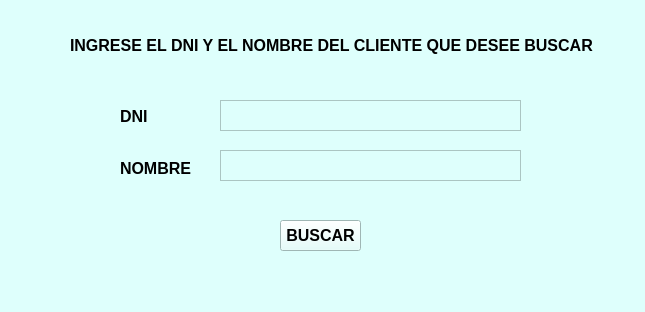
<?xml version="1.0" encoding="UTF-8"?>
<ui version="4.0">
 <class>MainWindow</class>
 <widget class="QMainWindow" name="MainWindow">
  <property name="geometry">
   <rect>
    <x>0</x>
    <y>0</y>
    <width>645</width>
    <height>312</height>
   </rect>
  </property>
  <property name="windowTitle">
   <string>Buscar Cliente</string>
  </property>
  <property name="styleSheet">
   <string notr="true">background-color:rgb(222, 255, 252)</string>
  </property>
  <widget class="QWidget" name="centralwidget">
   <widget class="QPushButton" name="pushButton">
    <property name="geometry">
     <rect>
      <x>280</x>
      <y>220</y>
      <width>81</width>
      <height>31</height>
     </rect>
    </property>
    <property name="font">
     <font>
      <pointsize>12</pointsize>
      <weight>75</weight>
      <bold>true</bold>
     </font>
    </property>
    <property name="text">
     <string>BUSCAR</string>
    </property>
   </widget>
   <widget class="QLabel" name="label">
    <property name="geometry">
     <rect>
      <x>70</x>
      <y>30</y>
      <width>541</width>
      <height>31</height>
     </rect>
    </property>
    <property name="font">
     <font>
      <pointsize>12</pointsize>
      <weight>75</weight>
      <bold>true</bold>
     </font>
    </property>
    <property name="text">
     <string>INGRESE EL DNI Y EL NOMBRE DEL CLIENTE QUE DESEE BUSCAR</string>
    </property>
   </widget>
   <widget class="QLabel" name="label_2">
    <property name="geometry">
     <rect>
      <x>120</x>
      <y>110</y>
      <width>47</width>
      <height>13</height>
     </rect>
    </property>
    <property name="font">
     <font>
      <pointsize>12</pointsize>
      <weight>75</weight>
      <bold>true</bold>
     </font>
    </property>
    <property name="text">
     <string>DNI</string>
    </property>
   </widget>
   <widget class="QLabel" name="label_3">
    <property name="geometry">
     <rect>
      <x>120</x>
      <y>160</y>
      <width>81</width>
      <height>16</height>
     </rect>
    </property>
    <property name="font">
     <font>
      <pointsize>12</pointsize>
      <weight>75</weight>
      <bold>true</bold>
     </font>
    </property>
    <property name="text">
     <string>NOMBRE</string>
    </property>
   </widget>
   <widget class="QTextEdit" name="textEdit">
    <property name="geometry">
     <rect>
      <x>220</x>
      <y>100</y>
      <width>301</width>
      <height>31</height>
     </rect>
    </property>
   </widget>
   <widget class="QTextEdit" name="textEdit_2">
    <property name="geometry">
     <rect>
      <x>220</x>
      <y>150</y>
      <width>301</width>
      <height>31</height>
     </rect>
    </property>
   </widget>
  </widget>
  <widget class="QStatusBar" name="statusbar"/>
 </widget>
 <resources/>
 <connections/>
</ui>
